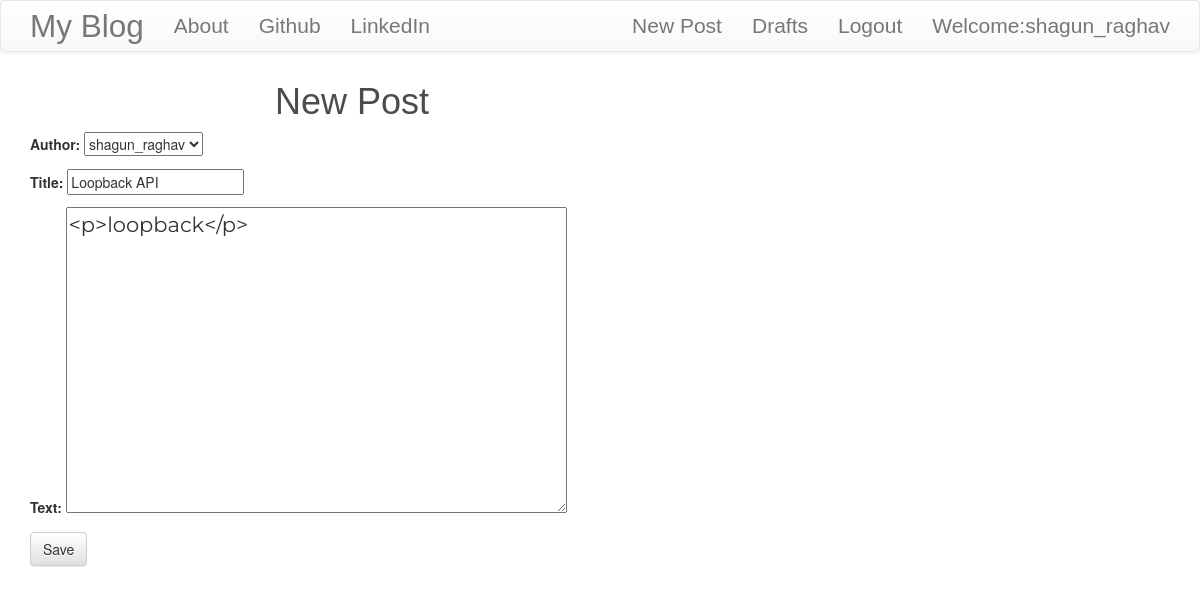
/post/4/edit/ (signed in), run on the app's committed database.
### blog/models.py (models this page shows, shortened)
class Post(models.Model):
	author=models.ForeignKey('auth.User',on_delete=models.CASCADE)
	title=models.CharField(max_length=200)
	text=models.TextField()
	created_date=models.DateTimeField(default=timezone.now)
	published_date=models.DateTimeField(blank=True,null=True)

### blog/views.py (the view)
# urls.py: path('post/<int:pk>/edit/',views.PostUpdateView.as_view(),name='post_edit'),
class PostUpdateView(LoginRequiredMixin,UpdateView):
	login_url='/login/'
	redirect_field_name='blog/post_detail.html'
	form_class=PostForm
	model=Post

### blog/forms.py
class PostForm(forms.ModelForm):
	class Meta():
		model=Post
		fields=('author','title','text')
		widgets={
		'title':forms.TextInput(attrs={'class':'textinputclass'}),
		'text':forms.Textarea(attrs={'class':'editable medium-editor-textarea postcontent'})
		}

### blog/templates/blog/post_form.html (shortened to what this page needs)
{% extends 'blog/base.html' %}
{% block content%}
<h1>New Post</h1>
<form class="post-form" method="POST">
	{{form.as_p}}
	<button type="submit" class="save btn btn-default ">Save</button>
</form>
{% endblock %}

### blog/templates/blog/base.html (shortened to what this page needs)
<!DOCTYPE html>
{% load static %}
<html>
<head>
<link rel="stylesheet" href="https://maxcdn.bootstrapcdn.com/bootstrap/3.3.7/css/bootstrap.min.css">
<link rel="stylesheet" href="https://maxcdn.bootstrapcdn.com/bootstrap/3.3.7/css/bootstrap-theme.min.css">
<link rel="stylesheet" href="//cdn.jsdelivr.net/npm/medium-editor@latest/dist/css/medium-editor.min.css" type="text/css" media="screen" charset="utf-8">
<link rel="stylesheet" type="text/css" href="{% static 'css/blog.css'%}">
</head>
<body class="loader">
<nav class="navbar navbar-default techfont custom-navbar">
	<div class="container">
		<ul class="nav navbar-nav">
		<li><a href="{% url 'post_list'%}" class="navbar-brand bigbrand">My Blog</a></li>
		<li><a href="{% url 'about'%}">About</a></li>
		<li><a href="https://github.com/">Github</a></li>
		<li><a href="https://in.linkedin.com/">LinkedIn</a></li>
	</ul>
	<ul class="nav navbar-nav navbar-right">
		{% if user.is_authenticated %}
			<li>
				<a href="{% url 'post_new' %}">New Post</a>
			</li>
			<li>
				<a href="{% url 'post_draft_list' %}">Drafts</a>
			</li>
			<li>
				<a href="{% url 'logout' %}">Logout</a>
			</li>
			<li>
				<a >Welcome:{{user.username}}</a>
			</li>
			{% else %}
			<li><a href="{% url 'login'%}" class="nav navbar-right">
				<spna class='glyphicon glyphicon-user'>	</a></li>
		{% endif %}
	</ul>
	</div>
		</nav>
<div class='content container'>
	<div class="row">
		<div class="col-md-8">
			<div class="blog_posts">
				{% block content%}
				{% endblock %}
			</div>
		</div>
	</div>
</div>
</body>
</html>

### blog/static/css/blog.css (style rules this page uses)
h1 { font-family: Oak,sans-serif; color: rgba(0,0,0,0.7); position:relative; top:calc(50% - 80px); left:calc(50% - 130px); }
.techfont { font-family: 'Russo One',sans-serif; font-size: 1.5em; margin-bottom: 10px; }
.bigbrand { font-size: 1.5em; }
.postcontent { font-family: 'Montserrat'; font-size: 1.5em; }
.loader { filter:hue-rotate(0deg); color:linear-gradient(45deg,#0f8,#08f); animation:hue 10000ms infinite linear; }

### data on the page
Post: author "shagun_raghav", title "Loopback API", text "<p>loopback</p>"

### other printed values
{{ user.username }} "shagun_raghav"
